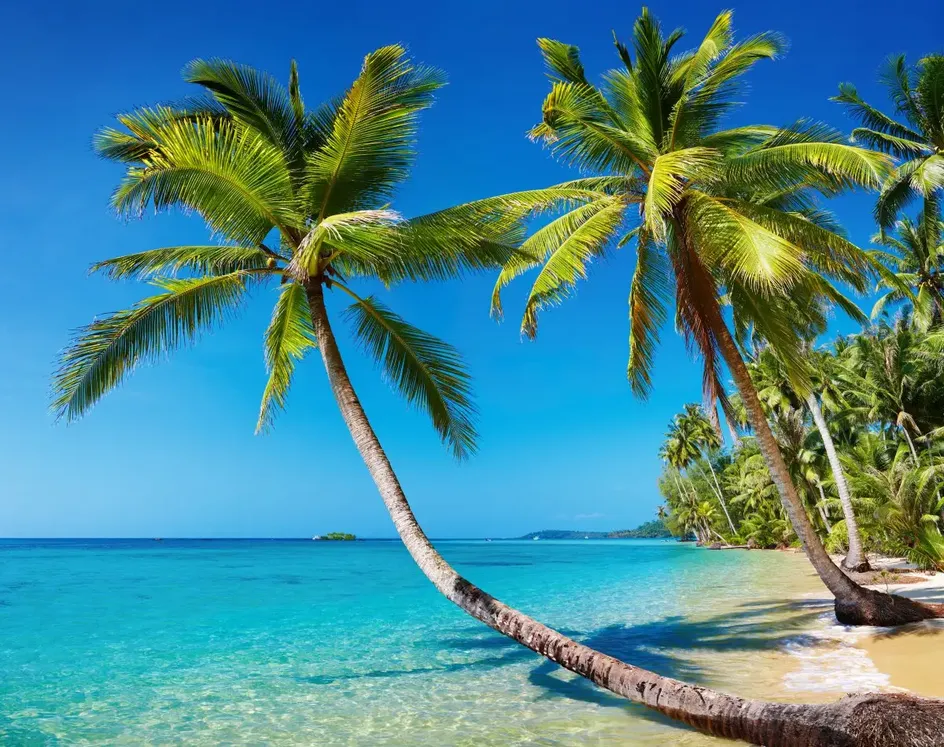
#> input picture 1.webp, 944 x 747 px, shrunk from 1200 x 950 before the run
$ python edge_detection.py
#> lines starting #> are read from the running program, lines starting #| are printed output that depends on the picture
import cv2
import numpy as np
import matplotlib.pyplot as plt
import math

def marr_hildreth55(pic,i,j):
    kernel = np.array([[0, 0, -1, 0, 0],
                       [0,-1, -2, 0, 0],
                       [-1,-2, 16, -2, -1],
                       [0, -1, -2, -1, 0],
                       [0, 0, -1, 0, 0],])
    sub_img = pic[i - 2:i + 3, j - 2:j + 3]
    result = kernel * sub_img
    result = abs(np.sum(result))
    return round(result)

img_cv   = cv2.imread('1.webp')
#> img_cv is the input picture: shape (747, 944, 3); mean B, G, R 147.8, 136.1, 72.2
print("img_cv:",img_cv.shape)
#| img_cv: (747, 944, 3)

gray=cv2.cvtColor(img_cv,cv2.COLOR_BGR2GRAY)
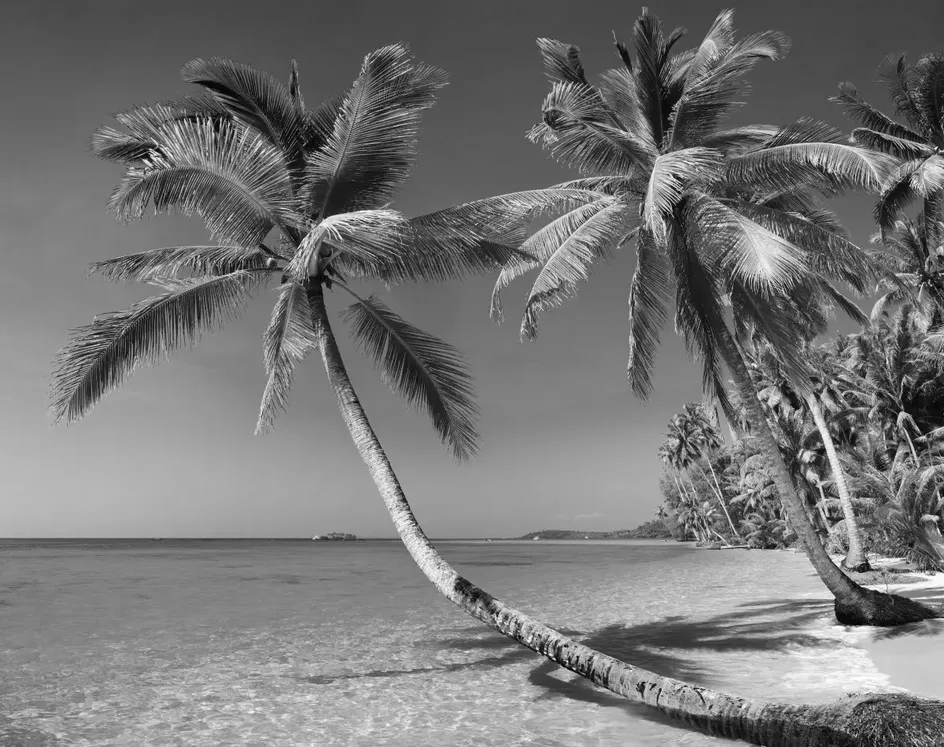
#> gray: shape (747, 944); min 0, max 255, mean 118.3
print("gray:",gray.shape)
#| gray: (747, 944)


marr_Hildreth = np.zeros((len(gray),len(gray[0])),dtype='uint8')
#> marr_Hildreth: shape (747, 944); every value is 0
for i in range(2,len(gray)-2):
    for ii in range(2,len(gray[0])-2):
        marr_Hildreth[i][ii] = marr_hildreth55(gray,i,ii)
#> this loop made 743 passes
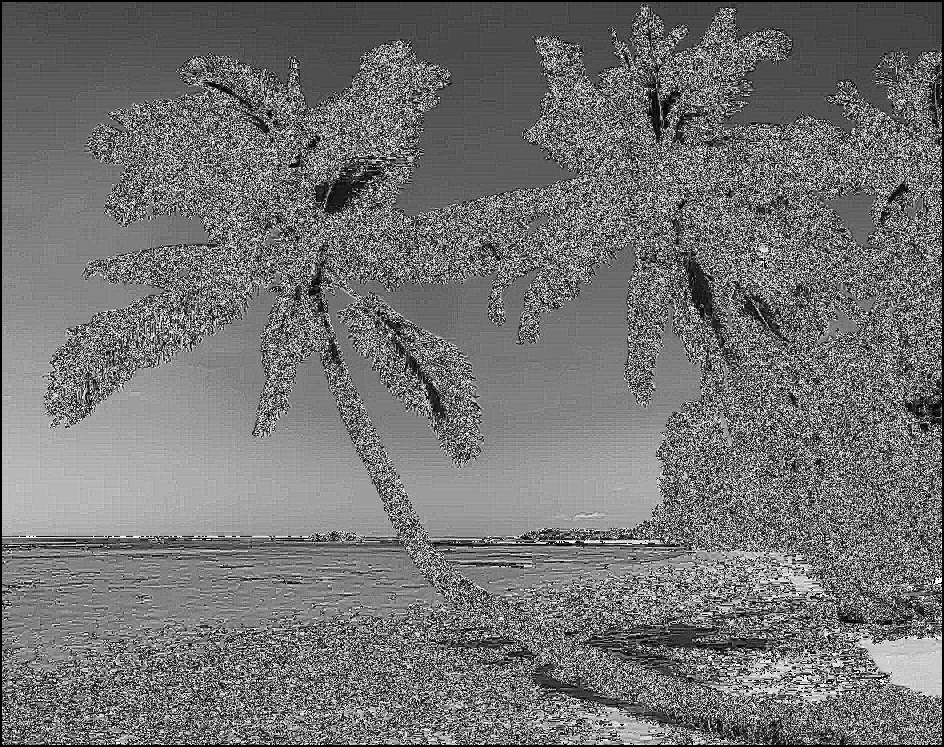
#> marr_Hildreth: shape (747, 944); min 0, max 255, mean 114.5

cv2.imwrite('marr_Hildreth.jpg',marr_Hildreth)

canny = cv2.Canny(gray, 30, 150)
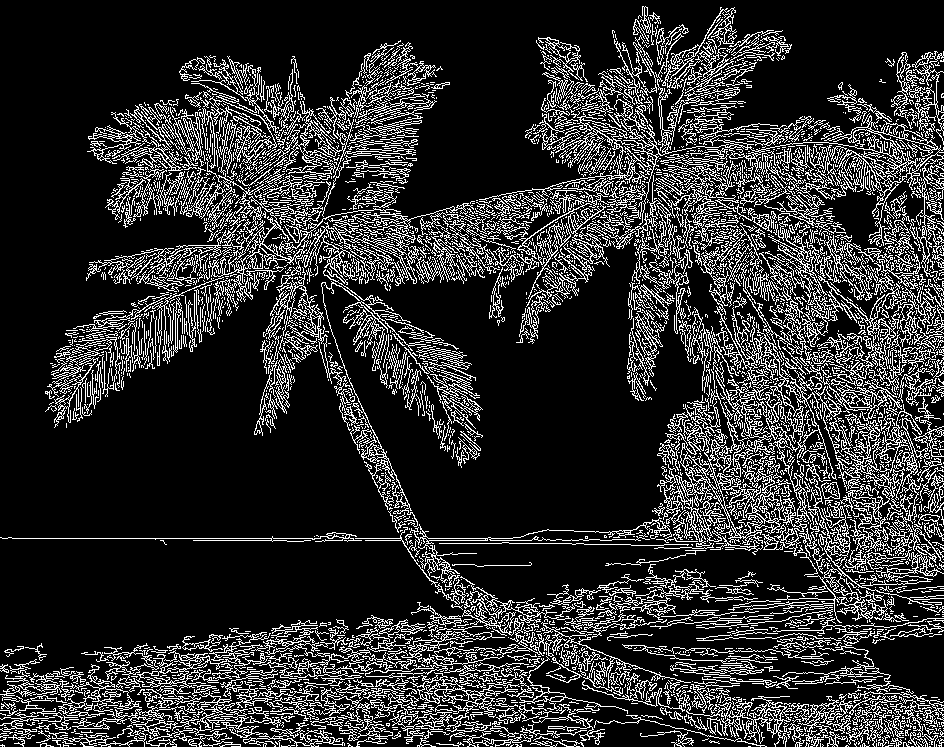
#> canny: shape (747, 944); 18.6% white in thin lines or dots
cv2.imwrite('canny.jpg',canny)
